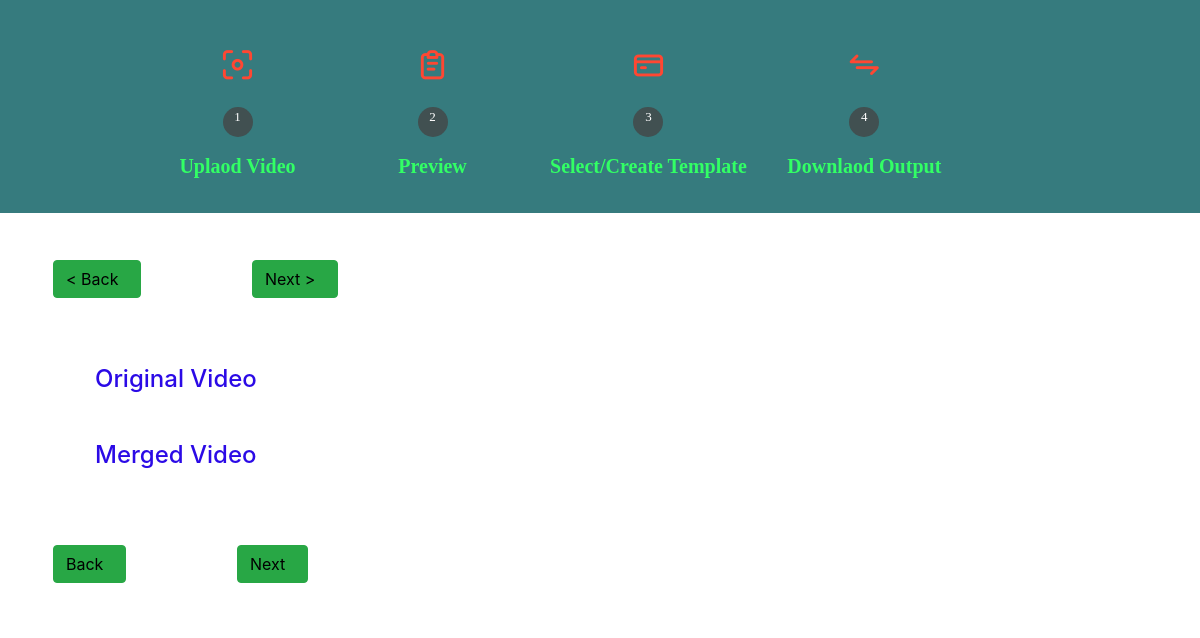
The app's page /preview, older data.
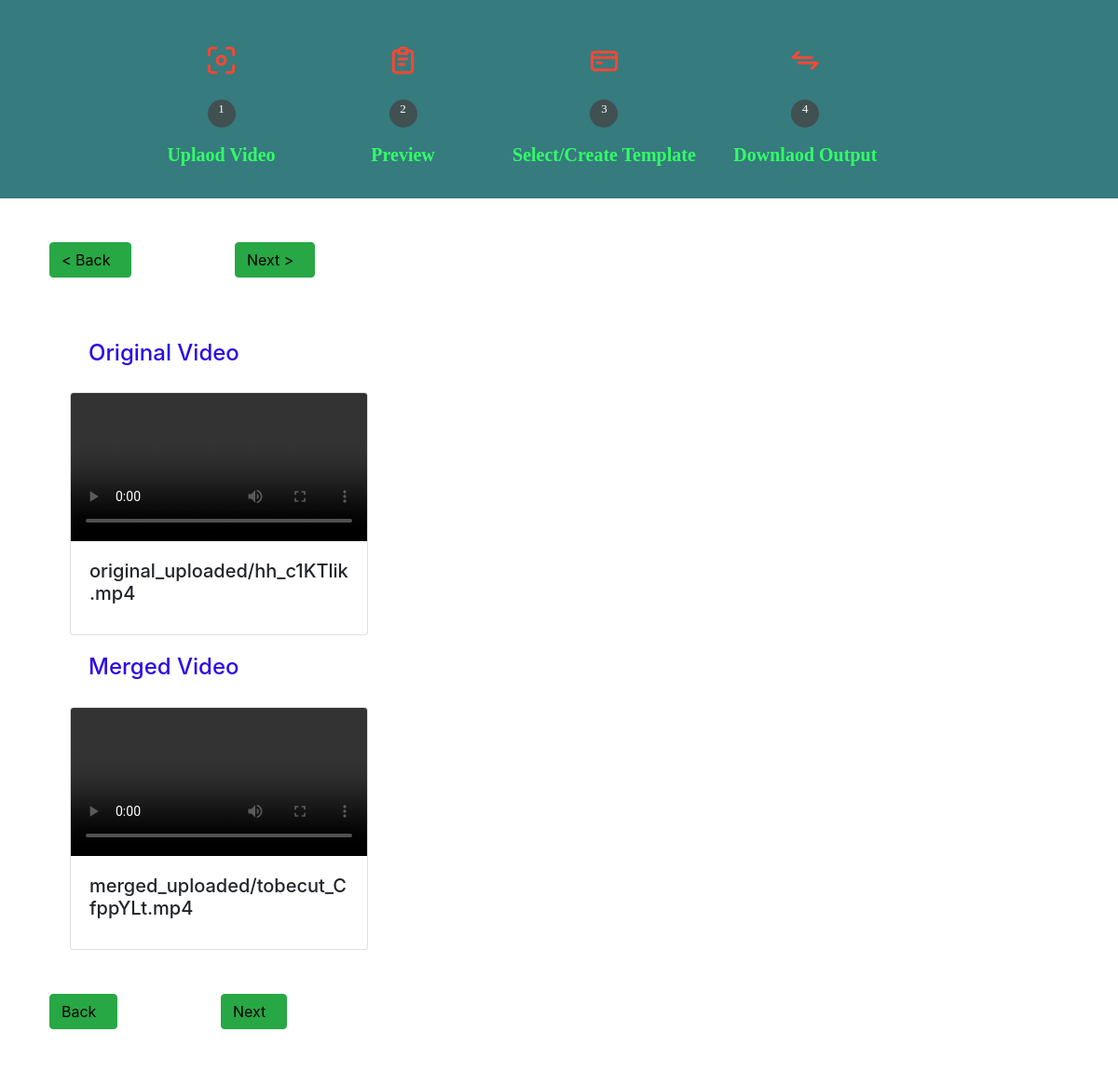
The same page, newer data.
### merger_tools/models.py (models this page shows)
class O_Video(models.Model):
    original_video = models.FileField(upload_to='original_uploaded',null=True,
        validators=[FileExtensionValidator(allowed_extensions=['MOV','avi','mp4','webm','mkv'])])

class M_Video(models.Model):
    merged_video = models.FileField(upload_to='merged_uploaded',null=True,
        validators=[FileExtensionValidator(allowed_extensions=['MOV','avi','mp4','webm','mkv'])])
    date_uploaded = models.DateTimeField(auto_now_add=True, null=True)

### merger_tools/views.py (the view)
# urls.py: path('preview', views.preview, name='preview'),
def preview(request):
    o_video = O_Video.objects.all()
    m_video = M_Video.objects.all()
    context={'o_video':o_video, 'm_video':m_video}
    return render(request, 'merger_tools/preview.html', context)

### merger_tools/templates/merger_tools/preview.html (shortened to what this page needs)
{% include 'merger_tools/bar.html' %}
{% load static %}
    <div class="sec">
      <div class="btn">
        <button class="btn btn-success"><a href="{% url 'index' %}"> < Back</a></button>
      </div>
      <div class="btn">
        <button class="btn btn-success"><a href="{% url 'templates' %}">Next ></a></button>
      </div>
        <div class="container">
          <h4>Original Video</h4>
          <div class="row align-items-center">
            {% for v in o_video %}
              <form action="" method="POST">
                <div class="col-6">
                  <div class="card">
                    <video src="{{v.original_video.url}}" style="display: block;" class="card-img-top" autoplay controls></video>
                    <div class="card-body">
                      <h5 class="card-title">{{v.original_video}}</h5>
                    </div>
                  </div>
                </div>
              </form>
            {% endfor %}
          </div>
        </div>
        <div class="container ">
          <h4>Merged Video</h4>
          <div class="row align-items-center">
            {% for v in m_video %}
              <form action="" method="POST">
                <div class="col-6">
                  <div class="card">
                    <video src="{{v.merged_video.url}}" style="display: block;" class="card-img-top" autoplay controls></video>
                    <div class="card-body">
                      <h5 class="card-title">{{v.merged_video}}</h5>
                    </div>
                  </div>
                </div>
              </form>
            {% endfor %}
          </div>
        </div>
    </div>
    <div class="btn">
      <button class="btn btn-success"><a href="{% url 'preview' %}">Back</a></button>
    </div>
    <div class="btn">
      <button class="btn btn-success"><a href="{% url 'templates' %}">Next</a></button>
    </div>
</body>
</html>

Row changes from the older to the newer data that the page shows:
added O_Video: original_video "original_uploaded/hh_c1KTlik.mp4"
added M_Video: merged_video "merged_uploaded/tobecut_CfppYLt.mp4"
